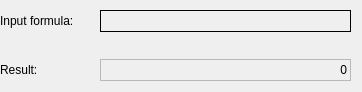
<?xml version="1.0" encoding="UTF-8"?>
<ui version="4.0">
 <class>DisplayWidget</class>
 <widget class="QWidget" name="DisplayWidget">
  <property name="geometry">
   <rect>
    <x>0</x>
    <y>0</y>
    <width>362</width>
    <height>92</height>
   </rect>
  </property>
  <property name="sizePolicy">
   <sizepolicy hsizetype="Fixed" vsizetype="Fixed">
    <horstretch>0</horstretch>
    <verstretch>0</verstretch>
   </sizepolicy>
  </property>
  <property name="windowTitle">
   <string>Form</string>
  </property>
  <widget class="QWidget" name="verticalLayoutWidget">
   <property name="geometry">
    <rect>
     <x>0</x>
     <y>0</y>
     <width>361</width>
     <height>91</height>
    </rect>
   </property>
   <layout class="QVBoxLayout" name="verticalLayout">
    <item>
     <widget class="QWidget" name="inputFormulaWidget" native="true">
      <widget class="QLabel" name="inputName">
       <property name="geometry">
        <rect>
         <x>0</x>
         <y>10</y>
         <width>101</width>
         <height>22</height>
        </rect>
       </property>
       <property name="text">
        <string>Input formula:</string>
       </property>
      </widget>
      <widget class="QLabel" name="inputFormula">
       <property name="geometry">
        <rect>
         <x>100</x>
         <y>10</y>
         <width>251</width>
         <height>22</height>
        </rect>
       </property>
       <property name="frameShape">
        <enum>QFrame::Box</enum>
       </property>
       <property name="text">
        <string/>
       </property>
       <property name="alignment">
        <set>Qt::AlignRight|Qt::AlignTrailing|Qt::AlignVCenter</set>
       </property>
      </widget>
     </widget>
    </item>
    <item>
     <widget class="QWidget" name="outputResultWidget" native="true">
      <widget class="QLabel" name="outputName">
       <property name="geometry">
        <rect>
         <x>0</x>
         <y>10</y>
         <width>71</width>
         <height>22</height>
        </rect>
       </property>
       <property name="text">
        <string>Result:</string>
       </property>
      </widget>
      <widget class="QLabel" name="outputResult">
       <property name="geometry">
        <rect>
         <x>100</x>
         <y>10</y>
         <width>251</width>
         <height>22</height>
        </rect>
       </property>
       <property name="frameShape">
        <enum>QFrame::StyledPanel</enum>
       </property>
       <property name="text">
        <string>0</string>
       </property>
       <property name="alignment">
        <set>Qt::AlignRight|Qt::AlignTrailing|Qt::AlignVCenter</set>
       </property>
      </widget>
     </widget>
    </item>
   </layout>
  </widget>
 </widget>
 <resources/>
 <connections/>
</ui>
